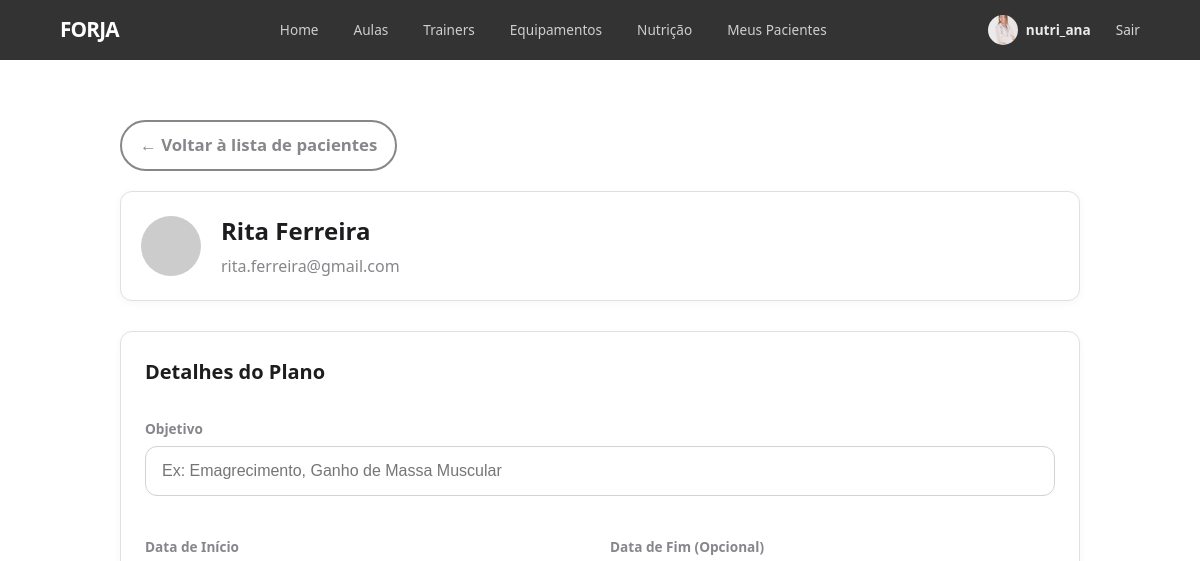
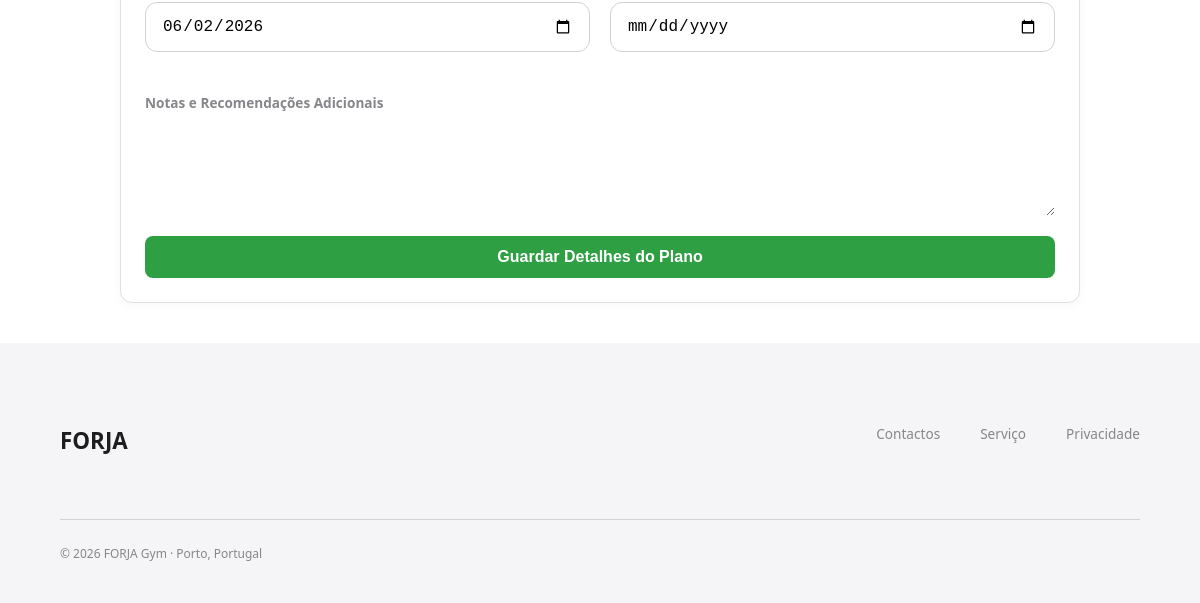
/pages/edit_nutrition_plan.php?member_id=14 (signed in), run on an earlier commit of the app's database (2 pictures, top to bottom).
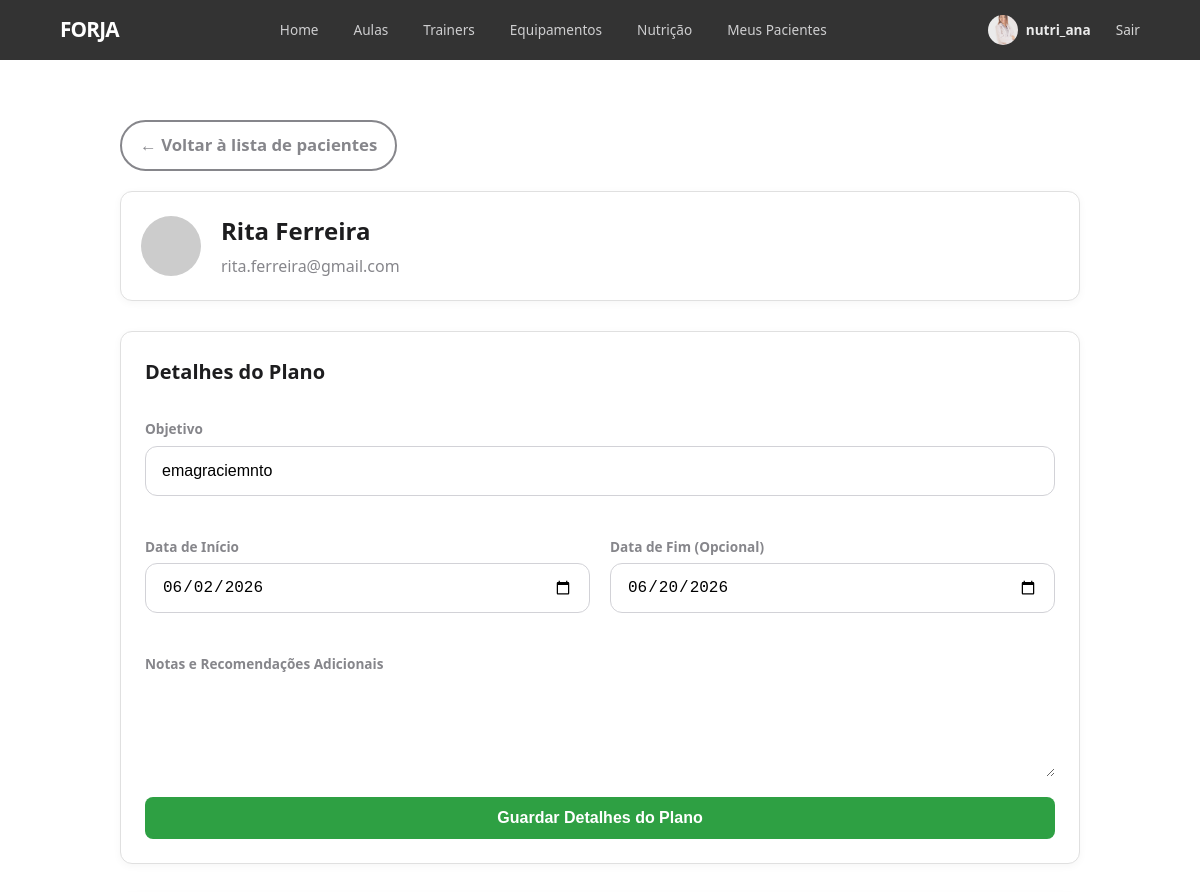
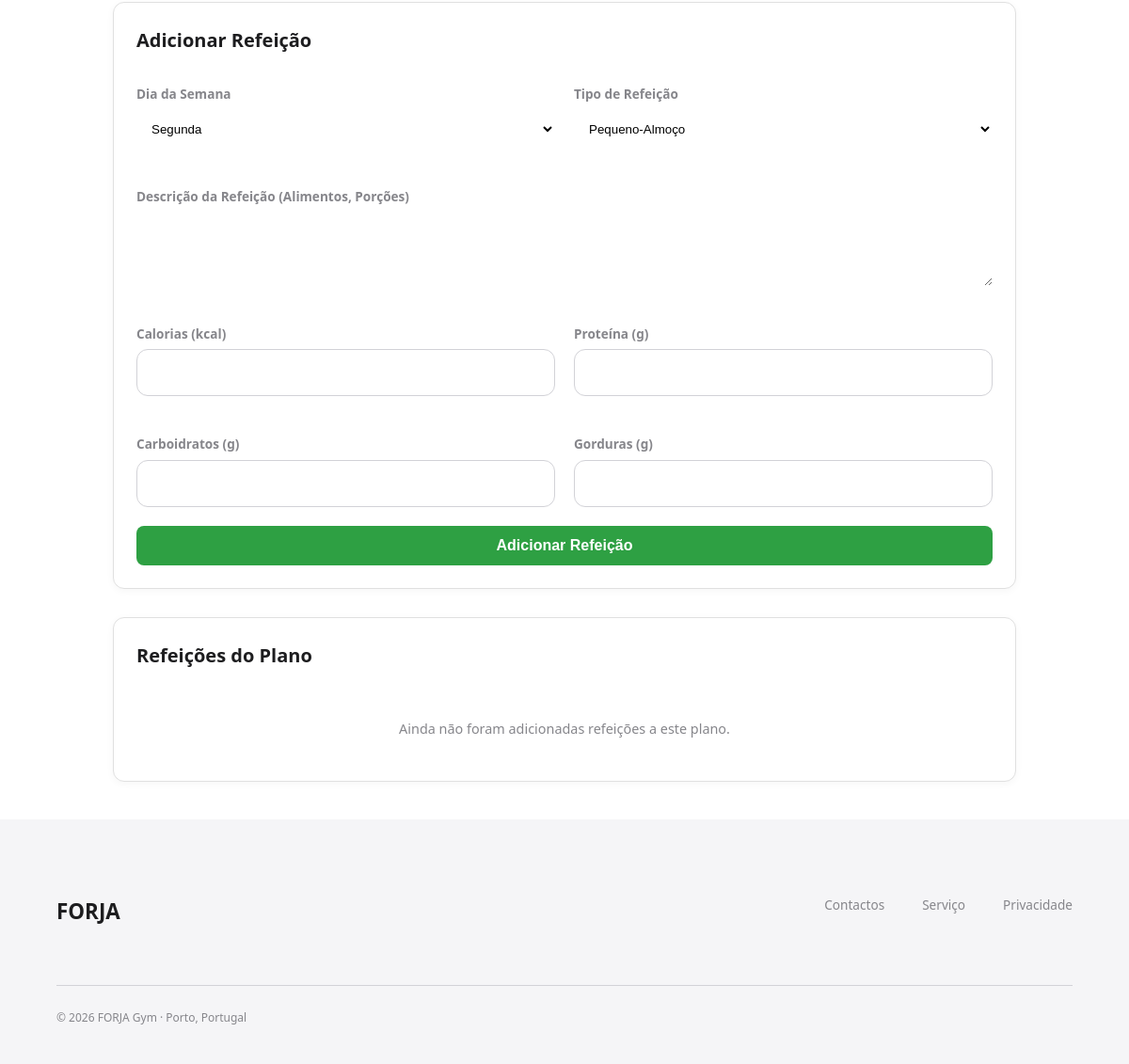
And on a later commit of the database (2 pictures, top to bottom).
### tables this page shows
CREATE TABLE nutrition_plan (
    id               INTEGER  PRIMARY KEY AUTOINCREMENT,
    id_member        INTEGER  NOT NULL,
    id_nutritionist  INTEGER  NOT NULL,
    goal             TEXT     NOT NULL,
    notes            TEXT,
    start_date       DATE     NOT NULL,
    end_date         DATE,              -- NULL = plano contínuo
    status           TEXT     NOT NULL
                              CHECK (status IN ('Ativo', 'Concluído', 'Pausado'))
                              DEFAULT 'Ativo',
    created_at       DATETIME NOT NULL DEFAULT CURRENT_TIMESTAMP,
    FOREIGN KEY (id_member)       REFERENCES user(id)                      ON DELETE CASCADE,
    FOREIGN KEY (id_nutritionist) REFERENCES nutritionist_profile(id_user) ON DELETE RESTRICT
);

### pages/edit_nutrition_plan.php (called while the page is built, shortened)
<?php
require_once('../templates/common.php');
$current_user = UserAuth::currentUser();
$member_id = isset($_GET['member_id']) ? intval($_GET['member_id']) : 0;
$db = getDatabaseConnection();
$success_msg = '';
$error_msg = '';
$stmt = $db->prepare('SELECT id, name, email, photo FROM user WHERE id = ?');
$stmt->execute([$member_id]);
$patient = $stmt->fetch(PDO::FETCH_ASSOC);
$stmt = $db->prepare('SELECT * FROM nutrition_plan WHERE id_member = ? AND id_nutritionist = ? ORDER BY id DESC LIMIT 1');
$stmt->execute([$member_id, $current_user['id']]);
$plan = $stmt->fetch(PDO::FETCH_ASSOC);
$meals = [];
if ($plan) {
    $stmt = $db->prepare('SELECT * FROM meal WHERE id_plan = ? ORDER BY day_of_week, meal_type');
    $stmt->execute([$plan['id']]);
    $meals = $stmt->fetchAll(PDO::FETCH_ASSOC);
}
require_once('../templates/edit_nutrition_plan.php');
output_edit_nutrition_plan($patient, $plan, $meals, $success_msg, $error_msg);
?>

### templates/edit_nutrition_plan.php (the view, shortened to what the changed rows need)
<?php function output_edit_nutrition_plan(array $patient, $plan, array $meals, string $success_msg, string $error_msg) {
    $days = ['Segunda', 'Terça', 'Quarta', 'Quinta', 'Sexta', 'Sábado', 'Domingo'];
    $meal_types = ['Pequeno-Almoço', 'Almoço', 'Lanche', 'Jantar'];
?>
<link rel="stylesheet" href="../css/nutrition.css">
<div class="plan-dashboard">
    <div class="patient-header">
        <div>
            <h2><?= htmlspecialchars($patient['name']) ?></h2>
        </div>
    </div>
    <div class="plan-card">
        <form action="edit_nutrition_plan.php?member_id=<?= $patient['id'] ?>" method="post">
            <div class="form-grid">
                <div class="form-group full-width">
                    <label>Objetivo</label>
                    <input type="text" name="goal" value="<?= $plan ? htmlspecialchars($plan['goal']) : '' ?>" placeholder="Ex: Emagrecimento, Ganho de Massa Muscular" required>
                </div>
                <div class="form-group">
                    <label>Data de Início</label>
                    <input type="date" name="start_date" value="<?= $plan ? htmlspecialchars($plan['start_date']) : date('Y-m-d') ?>" required>
                </div>
                <div class="form-group">
                    <label>Data de Fim (Opcional)</label>
                    <input type="date" name="end_date" value="<?= $plan && $plan['end_date'] ? htmlspecialchars($plan['end_date']) : '' ?>">
                </div>
            </div>
        </form>
    </div>
    <?php if ($plan): ?>
    <div class="plan-card">
        <h3 class="plan-card-title">Adicionar Refeição</h3>
        <form action="edit_nutrition_plan.php?member_id=<?= $patient['id'] ?>" method="post">
            <div class="form-grid">
                <div class="form-group">
                    <label>Dia da Semana</label>
                    <select name="day_of_week" required class="form-select-lg">
                        <?php foreach($days as $d): ?>
                            <option value="<?= $d ?>"><?= $d ?></option>
                        <?php endforeach; ?>
                    </select>
                </div>
                <div class="form-group">
                    <label>Tipo de Refeição</label>
                    <select name="meal_type" required class="form-select-lg">
                        <?php foreach($meal_types as $mt): ?>
                            <option value="<?= $mt ?>"><?= $mt ?></option>
                        <?php endforeach; ?>
                    </select>
                </div>
                <div class="form-group full-width">
                    <label>Descrição da Refeição (Alimentos, Porções)</label>
                    <textarea name="description" rows="3" required class="form-textarea"></textarea>
                </div>
                <div class="form-group">
                    <label>Calorias (kcal)</label>
                    <input type="number" name="calories" min="0">
                </div>
                <div class="form-group">
                    <label>Proteína (g)</label>
                    <input type="number" name="protein_g" min="0">
                </div>
                <div class="form-group">
                    <label>Carboidratos (g)</label>
                    <input type="number" name="carbs_g" min="0">
                </div>
                <div class="form-group">
                    <label>Gorduras (g)</label>
                    <input type="number" name="fat_g" min="0">
                </div>
            </div>
            <button type="submit" class="btn-save-nutrition w-100">Adicionar Refeição</button>
        </form>
    </div>
    <div class="plan-card">
        <h3 class="plan-card-title">Refeições do Plano</h3>
        <?php if (empty($meals)): ?>
            <p class="weight-hint">Ainda não foram adicionadas refeições a este plano.</p>
        <?php endif; ?>
    </div>
    <?php endif; ?>
</div>
<?php } ?>

What changed in the data, as far as the page shows it:
added nutrition_plan: goal "emagraciemnto", start_date "06/02/2026", end_date "06/20/2026"
Also different on the page:
form field day_of_week: (not shown) → "Segunda"
form field meal_type: (not shown) → "Pequeno-Almoço"
form field start_date: "06/02/2026" → (not shown)
text now shown: "Adicionar Refeição Dia da Semana Tipo de Refeição Descrição da Refeição (Alimentos, Porções) Calorias (kcal) Proteína (g) Carboidratos (g) Gorduras (g) Adicionar Refeição Refeições do Plano Ainda não foram adicionadas refeições a este plano."
